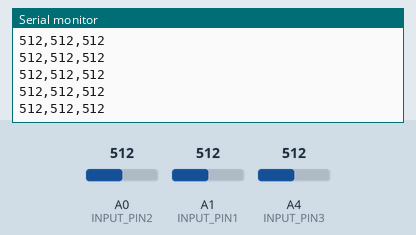
Simulated run of this sketch. Board: Arduino Uno, built with avr-gcc and run on an emulated ATmega328P. On the bench: the last lines printed to the serial monitor. The inputs (shaded band) are chosen by the test bench; at power-on: A0 (INPUT_PIN2) = 512, A1 (INPUT_PIN1) = 512, A4 (INPUT_PIN3) = 512.

Above: at 1.2 s.
1.3 s: A0 (INPUT_PIN2) set to 716
At 1.38 s:
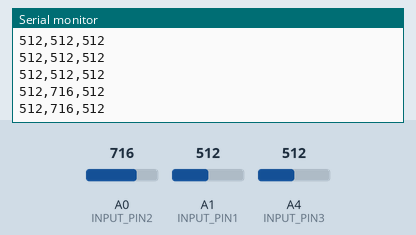
2.8 s: A1 (INPUT_PIN1) set to 716
At 2.88 s:
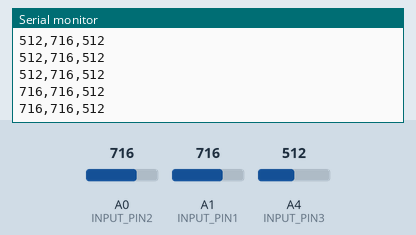
4.3 s: A4 (INPUT_PIN3) set to 716
At 4.38 s:
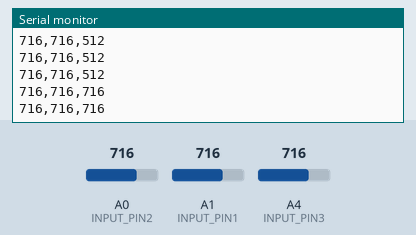
5.8 s: A0 (INPUT_PIN2) set to 900
At 5.88 s:
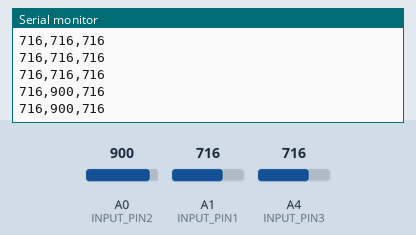
7.3 s: A1 (INPUT_PIN1) set to 900
At 7.38 s:
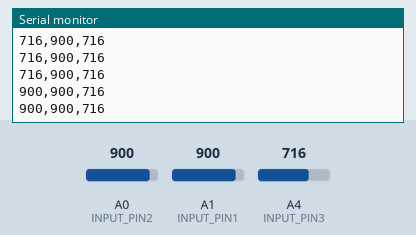
8.8 s: A4 (INPUT_PIN3) set to 900
At 8.88 s:
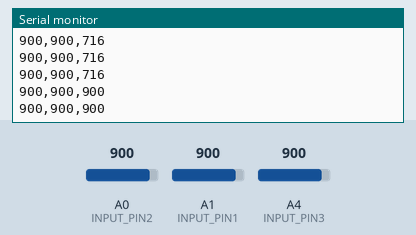
Timing chart, 0 to 11.3 s (numbered marks = the images above; inputs shaded):
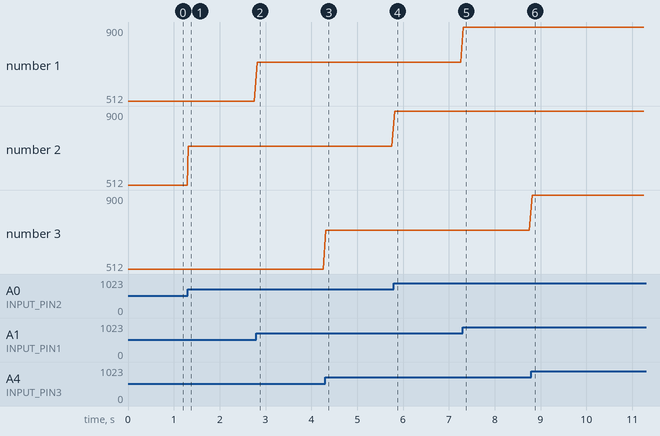

Measured:
- after the input at 1.3 s, the serial monitor: prints a new line at once (image 1)
- after the input at 2.8 s, the serial monitor: prints a new line at once (image 2)
- after the input at 4.3 s, the serial monitor: prints a new line at once (image 3)
- after the input at 5.8 s, the serial monitor: prints a new line at once (image 4)
- after the input at 7.3 s, the serial monitor: prints a new line at once (image 5)
- after the input at 8.8 s, the serial monitor: prints a new line at once (image 6)
- plotted number 2: 512 → 716 after the input at 1.3 s, 716 → 900 after the input at 5.8 s

The sketch:

Arduino_Physiological_Markers_Readings__2_.ino
```cpp
#define SAMPLE_RATE 184
#define BAUD_RATE 115200
// #define INPUT_PIN1 32
// #define INPUT_PIN2 35

#define INPUT_PIN1 A1
#define INPUT_PIN2 A0
#define INPUT_PIN3 A4

void setup() {
	// Serial connection begin
	Serial.begin(BAUD_RATE);
}

void loop() {
	// Calculate elapsed time
	static unsigned long past = 0;
	unsigned long present = micros();
	unsigned long interval = present - past;
	past = present;

	// Run timer
	static long timer = 0;
	timer -= interval;

	// Sample
	if(timer < 0){
		timer += 1000000 / SAMPLE_RATE;
		float sensor_value1 = analogRead(INPUT_PIN1);
    float sensor_value2 = analogRead(INPUT_PIN2);
		float sensor_value3 = analogRead(INPUT_PIN3);

  //USE THIS FOR NON FILTTERED SIGNAL
		int signal1 = (sensor_value1);
    int signal2 = (sensor_value2);
    int signal3 = (sensor_value3);
    //USE THIS FOR FILTTERD SIGNAL
		// int signal1 = ECGFilter(sensor_value1);
    // int signal2 = ECGFilter(sensor_value2);

		Serial.print(signal1);
    Serial.print(",");
    Serial.print(signal2);
		Serial.print(",");
		Serial.println(signal3);
	}
}
```
